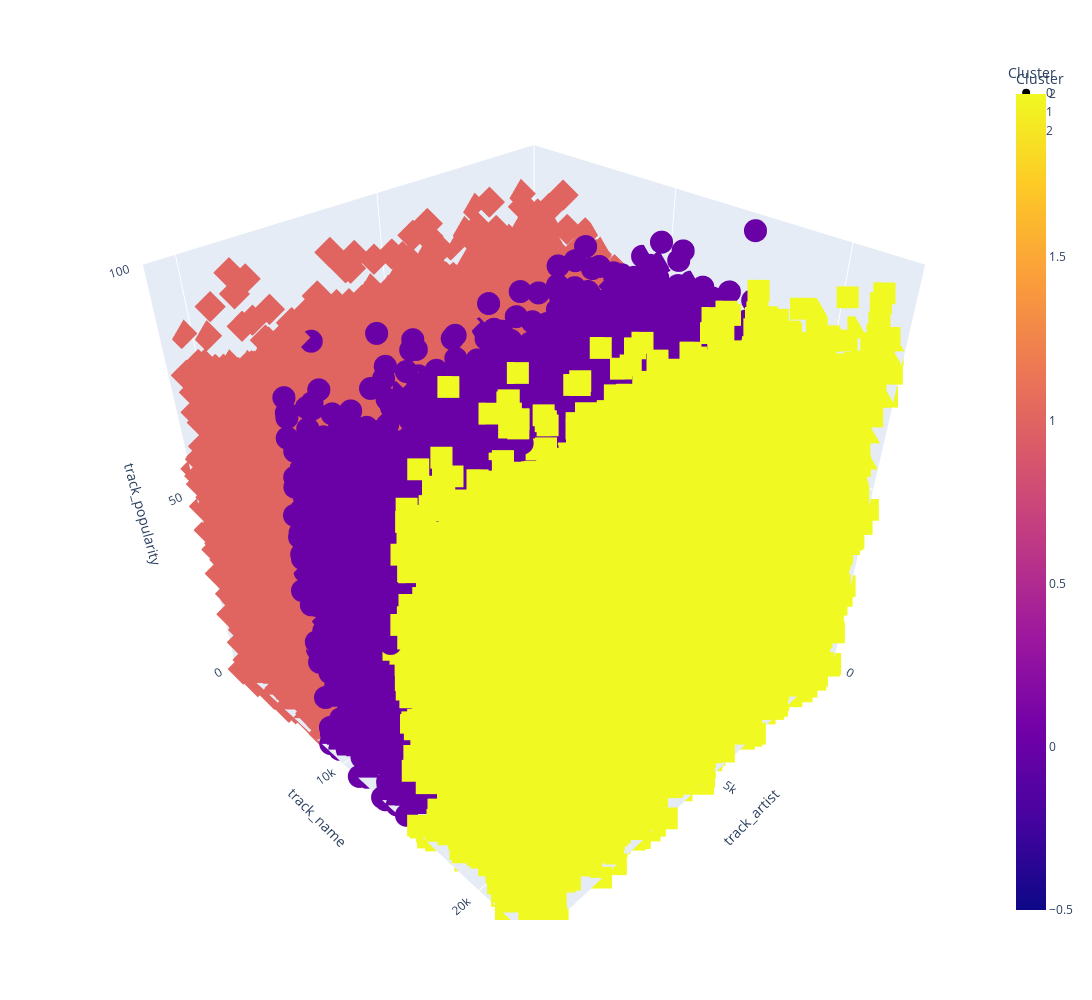

The code cell stored with this chart in its notebook:
### Code cell
import plotly.express as px

# Assuming Df_Std is your DataFrame with columns: 'track name', 'track artrist', 'track popularity'
df['Cluster'] = kmeans.labels_

# Create 3D scatter plot
fig = px.scatter_3d(df, x='track_artist', y='track_name', z='track_popularity', color='Cluster', symbol='Cluster')

# Update layout for better visibility and set width and height
fig.update_layout(
    scene=dict(
        xaxis=dict(nticks=4, range=[min(df['track_artist']), max(df['track_artist'])]),
        yaxis=dict(nticks=4, range=[min(df['track_name']), max(df['track_name'])]),
        zaxis=dict(nticks=4, range=[min(df['track_popularity']), max(df['track_popularity'])]),
    ),
    width=1200,  # Set the desired width
    height=1000  # Set the desired height
)

# Show the plot
fig.show()

### Figure 1 — Plotly figure (JSON) as saved in the notebook; plotly's stock layout.template omitted (floating-point values rounded to 4 significant figures; data arrays with more than 128 entries replaced by an {"elided": "..."} marker saying what was removed)
{"data": [{"hovertemplate": "Cluster=%{marker.color}<br>track_artist=%{x}<br>track_name=%{y}<br>track_popularity=%{z}<extra></extra>", "legendgroup": "0", "marker": {"color": {"elided": "10814 int values"}, "coloraxis": "coloraxis", "symbol": "circle"}, "mode": "markers", "name": "0", "scene": "scene", "showlegend": true, "type": "scatter3d", "x": {"elided": "10814 int values"}, "y": {"elided": "10814 int values"}, "z": {"elided": "10814 int values"}}, {"hovertemplate": "Cluster=%{marker.color}<br>track_artist=%{x}<br>track_name=%{y}<br>track_popularity=%{z}<extra></extra>", "legendgroup": "1", "marker": {"color": {"elided": "11090 int values"}, "coloraxis": "coloraxis", "symbol": "diamond"}, "mode": "markers", "name": "1", "scene": "scene", "showlegend": true, "type": "scatter3d", "x": {"elided": "11090 int values"}, "y": {"elided": "11090 int values"}, "z": {"elided": "11090 int values"}}, {"hovertemplate": "Cluster=%{marker.color}<br>track_artist=%{x}<br>track_name=%{y}<br>track_popularity=%{z}<extra></extra>", "legendgroup": "2", "marker": {"color": {"elided": "10929 int values"}, "coloraxis": "coloraxis", "symbol": "square"}, "mode": "markers", "name": "2", "scene": "scene", "showlegend": true, "type": "scatter3d", "x": {"elided": "10929 int values"}, "y": {"elided": "10929 int values"}, "z": {"elided": "10929 int values"}}], "layout": {"coloraxis": {"colorbar": {"title": {"text": "Cluster"}}, "colorscale": [[0, "#0d0887"], [0.1111, "#46039f"], [0.2222, "#7201a8"], [0.3333, "#9c179e"], [0.4444, "#bd3786"], [0.5556, "#d8576b"], [0.6667, "#ed7953"], [0.7778, "#fb9f3a"], [0.8889, "#fdca26"], [1, "#f0f921"]]}, "height": 1000, "legend": {"title": {"text": "Cluster"}, "tracegroupgap": 0}, "margin": {"t": 60}, "scene": {"domain": {"x": [0, 1], "y": [0, 1]}, "xaxis": {"nticks": 4, "range": [0, 10692], "title": {"text": "track_artist"}}, "yaxis": {"nticks": 4, "range": [0, 23449], "title": {"text": "track_name"}}, "zaxis": {"nticks": 4, "range": [0, 100], "title": {"text": "track_popularity"}}}, "width": 1200}}
